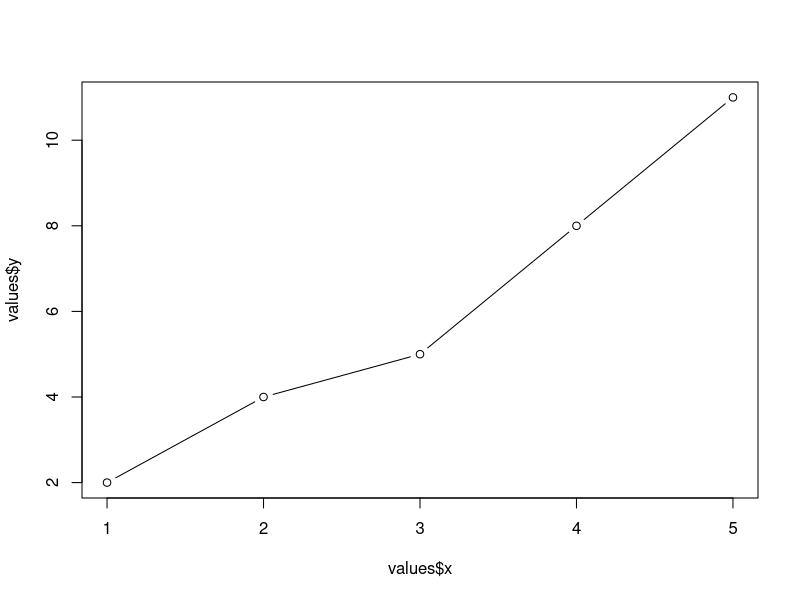

Here is the R script that generated this plot:
## ---- chunk 1
values <- data.frame(x = 1:5, y = c(2, 4, 5, 8, 11))
summary(values)
plot(values$x, values$y, type = "b")
